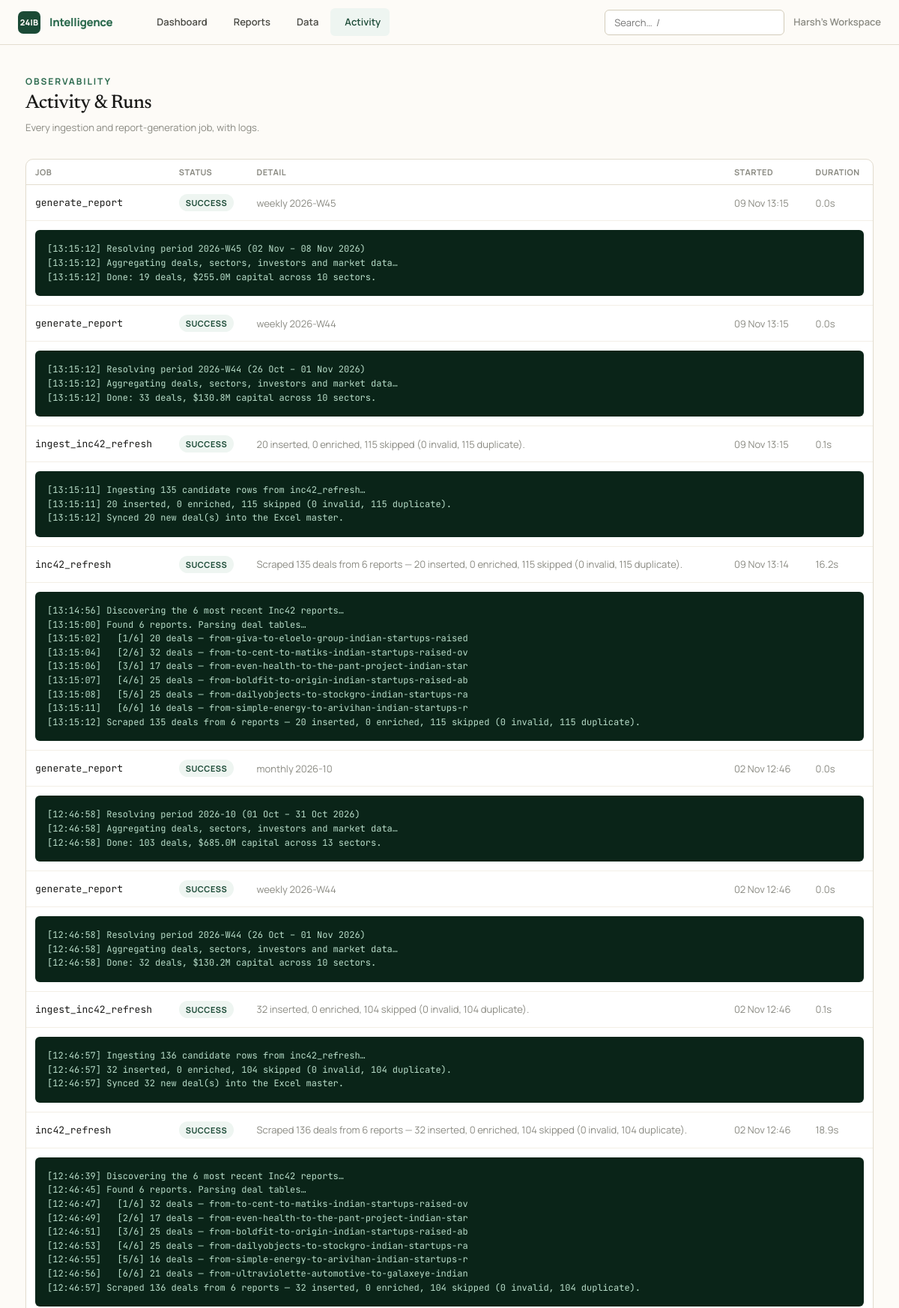
The page /activity (upper part) on the database its author committed.
### intelligence/models.py (models this page shows, shortened)
class Organization(db.Model):
    __tablename__ = "organizations"
    id: Mapped[int] = mapped_column(primary_key=True)
    name: Mapped[str] = mapped_column(String(160), nullable=False)
    slug: Mapped[str] = mapped_column(String(80), unique=True, nullable=False)
    created_at: Mapped[datetime] = mapped_column(DateTime, default=_utcnow)
    deals: Mapped[list["FundingDeal"]] = relationship(back_populates="organization", cascade="all, delete-orphan")
    reports: Mapped[list["Report"]] = relationship(back_populates="organization", cascade="all, delete-orphan")
    api_keys: Mapped[list["ApiKey"]] = relationship(back_populates="organization", cascade="all, delete-orphan")

class JobRun(db.Model):
    __tablename__ = "job_runs"
    id: Mapped[int] = mapped_column(primary_key=True)
    organization_id: Mapped[int] = mapped_column(ForeignKey("organizations.id"), nullable=True)
    kind: Mapped[str] = mapped_column(String(60), nullable=False)  # ingest_csv, generate_report, scheduled
    status: Mapped[RunStatus] = mapped_column(Enum(RunStatus), default=RunStatus.QUEUED)
    detail: Mapped[str] = mapped_column(Text, default="")
    log: Mapped[str] = mapped_column(Text, default="")
    started_at: Mapped[datetime] = mapped_column(DateTime, default=_utcnow)
    finished_at: Mapped[datetime | None] = mapped_column(DateTime, nullable=True)

### intelligence/dashboard/routes.py (the view)
@bp.route("/activity")
def runs():
    org = require_org()
    runs = db.session.scalars(
        select(JobRun).where(JobRun.organization_id == org.id).order_by(JobRun.started_at.desc()).limit(100)
    ).all()
    return render_template("dashboard/runs.html", runs=runs, active="runs")

### intelligence/__init__.py (called while the page is built)
def _register_security_headers(app: Flask) -> None:
    @app.after_request
    def _set_headers(resp):  # noqa: WPS430
        resp.headers.setdefault("X-Content-Type-Options", "nosniff")
        resp.headers.setdefault("X-Frame-Options", "SAMEORIGIN")
        resp.headers.setdefault("Referrer-Policy", "strict-origin-when-cross-origin")
        resp.headers.setdefault("Content-Security-Policy", _CSP)
        if app.config.get("SESSION_COOKIE_SECURE"):
            resp.headers.setdefault(
                "Strict-Transport-Security", "max-age=31536000; includeSubDomains"
            )
        return resp

### intelligence/clock.py (called while the page is built)
def utcnow() -> datetime:
    return datetime.now(timezone.utc).replace(tzinfo=None)

### intelligence/tenancy.py (called while the page is built, shortened)
def ensure_workspace() -> Organization:
    org = db.session.query(Organization).first()
    if org is not None:
        return org

def require_org() -> Organization:
    if "workspace" not in g:
        g.workspace = ensure_workspace()
    return g.workspace

### intelligence/templates/dashboard/runs.html (shortened to what this page needs)
{% extends "base.html" %}
{% block content %}
<div class="page-head">
  <div><div class="eyebrow">Observability</div><h1 class="page-title">Activity & Runs</h1>
  <p class="page-sub">Every ingestion and report-generation job, with logs.</p></div>
</div>
{% if runs %}
<div class="card" style="padding:0">
  <table class="table">
    <thead><tr><th>Job</th><th>Status</th><th>Detail</th><th>Started</th><th>Duration</th></tr></thead>
    <tbody>
      {% for r in runs %}
      <tr>
        <td><span class="mono">{{ r.kind }}</span></td>
        <td><span class="badge badge-{{ {'success':'green','failed':'red','running':'amber','queued':'gray'}[r.status.value] }}">{{ r.status.value }}</span></td>
        <td class="muted">{{ r.detail }}</td>
        <td class="muted">{{ r.started_at.strftime('%d %b %H:%M') }}</td>
        <td class="muted">{% if r.finished_at %}{{ '%.1fs'|format((r.finished_at - r.started_at).total_seconds()) }}{% else %}—{% endif %}</td>
      </tr>
      {% if r.log %}<tr><td colspan="5"><div class="log-box">{{ r.log }}</div></td></tr>{% endif %}
      {% endfor %}
    </tbody>
  </table>
</div>
{% else %}
<div class="empty"><h3>No activity yet</h3><p>Generate a report or import data to see job runs here.</p></div>
{% endif %}
{% endblock %}

### intelligence/templates/base.html (shortened to what this page needs)
<!doctype html>
<html lang="en">
<head>
  <link rel="stylesheet" href="{{ url_for('static', filename='css/tokens.css') }}">
  <link rel="stylesheet" href="{{ url_for('static', filename='css/app.css') }}">
</head>
<body>
  <nav class="nav">
    <a href="{{ url_for('dashboard.home') }}" class="nav-brand">
      <span class="nav-mark" aria-hidden="true">24IB</span>
      <span>Intelligence</span>
    </a>
    <div class="nav-links">
      <a class="nav-link {{ 'active' if active=='dashboard' }}" href="{{ url_for('dashboard.home') }}">Dashboard</a>
      <a class="nav-link {{ 'active' if active=='reports' }}" href="{{ url_for('reports.index') }}">Reports</a>
      <a class="nav-link {{ 'active' if active=='data' }}" href="{{ url_for('data.index') }}">Data</a>
      <a class="nav-link {{ 'active' if active=='runs' }}" href="{{ url_for('dashboard.runs') }}">Activity</a>
    </div>
    <div class="nav-right">
      <form action="{{ url_for('explore.search') }}" method="get" role="search" class="nav-search">
        <input class="input" id="global-search" type="search" name="q"
               placeholder="Search…  /" title="Press / to focus">
      </form>
      <span class="nav-org">{{ current_org.name if current_org }}</span>
    </div>
  </nav>
  {% block body %}
  <main class="container" id="main">
    {% block content %}{% endblock %}
  </main>
  {% endblock %}
</body>
</html>

### intelligence/static/css/tokens.css (style rules this page uses)
:root { --cream: #fdfbf7; --sand: #f3efe6; --sand-2: #ece7da; --border: #e3ddd0; --border-strong: #d3ccba; --ink: #1a1a18; --slate: #4a4a44; --dust: #8a8a82; --ghost: #b8b8ae; --g900: #0a2418; --g800: #1b4a36; --g700: #2d6b4f; --g600: #3d8a67; --g400: #7ab896; --g200: #b8ddc9; --g50: #eef5f1; --b700: #1f4e79; --b500: #3b82c4; --b50: #eef5fd; --r700: #9b2c2c; --r500: #d64545; --r50: #fdf0f0; --a700: #92600a; --a500: #d99a16; --a50: #fef8ec; --font-serif: 'Newsreader', Georgia, 'Times New Roman', serif; --font-sans: 'Manrope', system-ui, -apple-system, sans-serif; --font-mono: 'JetBrains Mono', ui-monospace, 'SF Mono', monospace; --text-2xs: 0.6875rem; --text-xs: 0.75rem; --text-sm: 0.8125rem; --text-base:0.9375rem; --text-md: 1.0625rem; --text-lg: 1.25rem; --text-xl: 1.5rem; --text-2xl: 2rem; --text-3xl: 2.75rem; --track-tight: -0.02em; --track-normal: 0; --track-wide: 0.04em; --track-widest: 0.16em; --sp-1: 4px; --sp-2: 8px; --sp-3: 12px; --sp-4: 16px; --sp-5: 20px; --sp-6: 24px; --sp-8: 32px; --sp-10: 40px; --sp-12: 48px; --sp-16: 64px; --sp-24: 96px; --radius-sm: 6px; --radius: 10px; --radius-lg: 16px; --shadow-sm: 0 1px 2px rgba(26,26,24,0.05); --shadow: 0 4px 16px rgba(26,26,24,0.07); --shadow-lg: 0 12px 40px rgba(26,26,24,0.10); --ease-out: cubic-bezier(0.16, 1, 0.3, 1); --ease-spring: cubic-bezier(0.34, 1.56, 0.64, 1); --dur-fast: 120ms; --dur-base: 220ms; --nav-h: 60px; --max-content: 1180px; --max-article: 760px; }

### rows shown on the page
Organization: name "Harsh's Workspace"
JobRun: kind "generate_report", status.value "SUCCESS", detail "weekly 2026-W45", started_at "09 Nov 13:15", (r.finished_at-r.started_at).total_seconds() "0.0s", log "[13:15:12] Resolving period 2026-W45 (02 Nov – 08 Nov 2026) [13:15:12] Aggregating deals, sectors, investors and market data… [13:15:12] Done: 19 deals, $255.0M capital across 10 sectors."
JobRun: kind "generate_report", status.value "SUCCESS", detail "weekly 2026-W44", started_at "09 Nov 13:15", (r.finished_at-r.started_at).total_seconds() "0.0s", log "[13:15:12] Resolving period 2026-W44 (26 Oct – 01 Nov 2026) [13:15:12] Aggregating deals, sectors, investors and market data… [13:15:12] Done: 33 deals, $130.8M capital across 10 sectors."
JobRun: kind "ingest_inc42_refresh", status.value "SUCCESS", detail "20 inserted, 0 enriched, 115 skipped (0 invalid, 115 duplicate).", started_at "09 Nov 13:15", (r.finished_at-r.started_at).total_seconds() "0.1s", log "[13:15:11] Ingesting 135 candidate rows from inc42_refresh… [13:15:11] 20 inserted, 0 enriched, 115 skipped (0 invalid, 115 duplicate). [13:15:12] Synced 20 new deal(s) into the Excel master."
JobRun: kind "inc42_refresh", status.value "SUCCESS", detail "Scraped 135 deals from 6 reports — 20 inserted, 0 enriched, 115 skipped (0 invalid, 115 duplicate).", started_at "09 Nov 13:14", (r.finished_at-r.started_at).total_seconds() "16.2s", log "[13:14:56] Discovering the 6 most recent Inc42 reports… [13:15:00] Found 6 reports. Parsing deal tables… [13:15:02] [1/6] 20 deals — from-giva-to-eloelo-group-indian-startups-raised [13:15:04] [2/6] 32 deals — from-to-cent-to-matiks-indian-startups-raised-ov [13:15:06] [3/6] 17 deals — from-even-health-to-the-pant-project-indian-star [13:15:07] [4/6] 25 deals — from-boldfit-to-origin-indian-startups-raised-ab [13:15:08] [5/6] 25 deals — from-dailyobjects-to-stockgro-indian-startups-ra [13:15:11] [6/6] 16 deals — from-simple-energy-to-arivihan-indian-startups-r [13:15:12] Scraped 135 deals from 6 reports — 20 inserted, 0 enriched, 115 skipped (0 invalid, 115 duplicate)."
JobRun: kind "generate_report", status.value "SUCCESS", detail "monthly 2026-10", started_at "02 Nov 12:46", (r.finished_at-r.started_at).total_seconds() "0.0s", log "[12:46:58] Resolving period 2026-10 (01 Oct – 31 Oct 2026) [12:46:58] Aggregating deals, sectors, investors and market data… [12:46:58] Done: 103 deals, $685.0M capital across 13 sectors."
JobRun: kind "generate_report", status.value "SUCCESS", detail "weekly 2026-W44", started_at "02 Nov 12:46", (r.finished_at-r.started_at).total_seconds() "0.0s", log "[12:46:58] Resolving period 2026-W44 (26 Oct – 01 Nov 2026) [12:46:58] Aggregating deals, sectors, investors and market data… [12:46:58] Done: 32 deals, $130.2M capital across 10 sectors."
JobRun: kind "ingest_inc42_refresh", status.value "SUCCESS", detail "32 inserted, 0 enriched, 104 skipped (0 invalid, 104 duplicate).", started_at "02 Nov 12:46", (r.finished_at-r.started_at).total_seconds() "0.1s", log "[12:46:57] Ingesting 136 candidate rows from inc42_refresh… [12:46:57] 32 inserted, 0 enriched, 104 skipped (0 invalid, 104 duplicate). [12:46:57] Synced 32 new deal(s) into the Excel master."
JobRun: kind "inc42_refresh", status.value "SUCCESS", detail "Scraped 136 deals from 6 reports — 32 inserted, 0 enriched, 104 skipped (0 invalid, 104 duplicate).", started_at "02 Nov 12:46", (r.finished_at-r.started_at).total_seconds() "18.9s", log "[12:46:39] Discovering the 6 most recent Inc42 reports… [12:46:45] Found 6 reports. Parsing deal tables… [12:46:47] [1/6] 32 deals — from-to-cent-to-matiks-indian-startups-raised-ov [12:46:49] [2/6] 17 deals — from-even-health-to-the-pant-project-indian-star [12:46:51] [3/6] 25 deals — from-boldfit-to-origin-indian-startups-raised-ab [12:46:53] [4/6] 25 deals — from-dailyobjects-to-stockgro-indian-startups-ra [12:46:55] [5/6] 16 deals — from-simple-energy-to-arivihan-indian-startups-r [12:46:56] [6/6] 21 deals — from-ultraviolette-automotive-to-galaxeye-indian [12:46:57] Scraped 136 deals from 6 reports — 32 inserted, 0 enriched, 104 skipped (0 invalid, 104 duplicate)."
